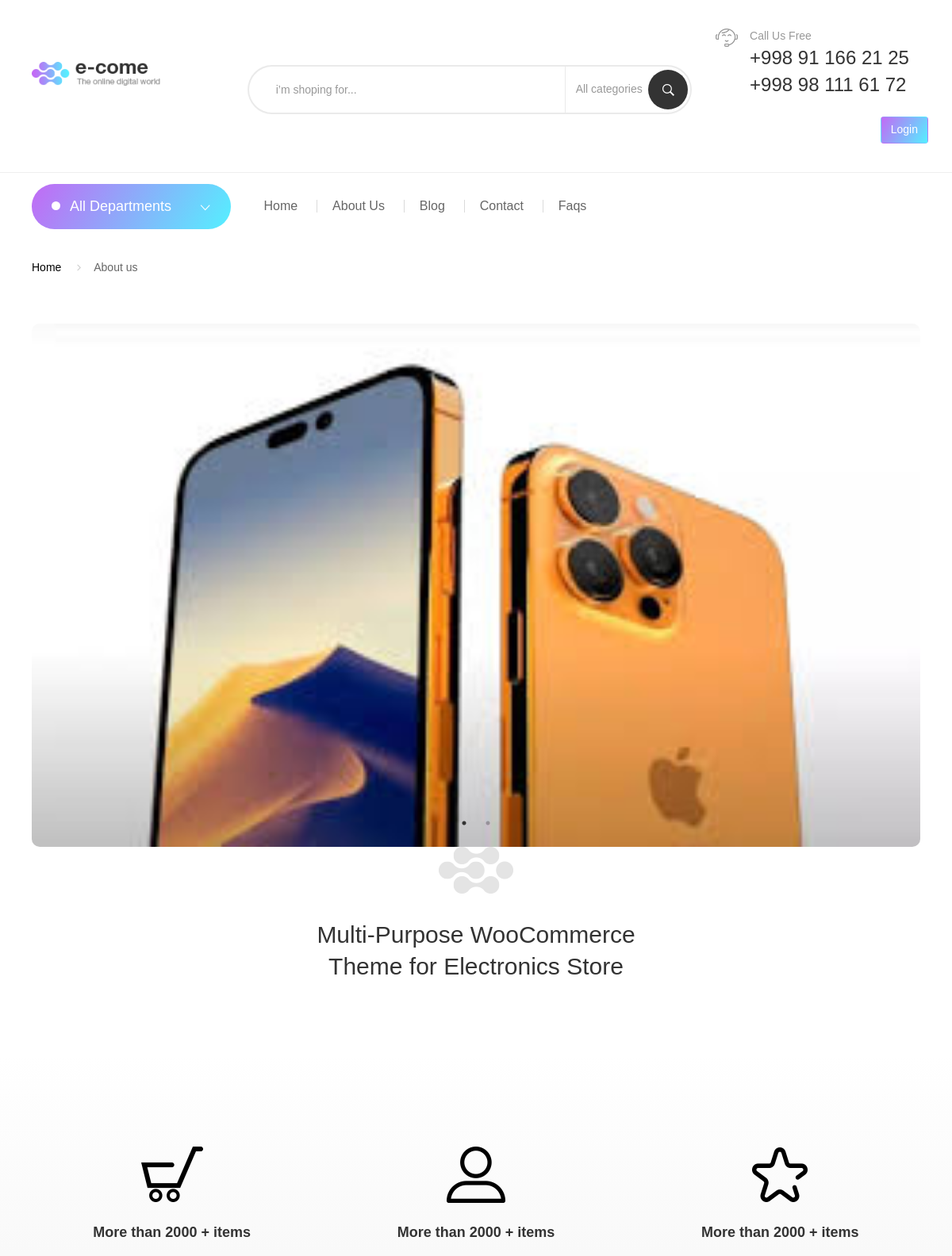
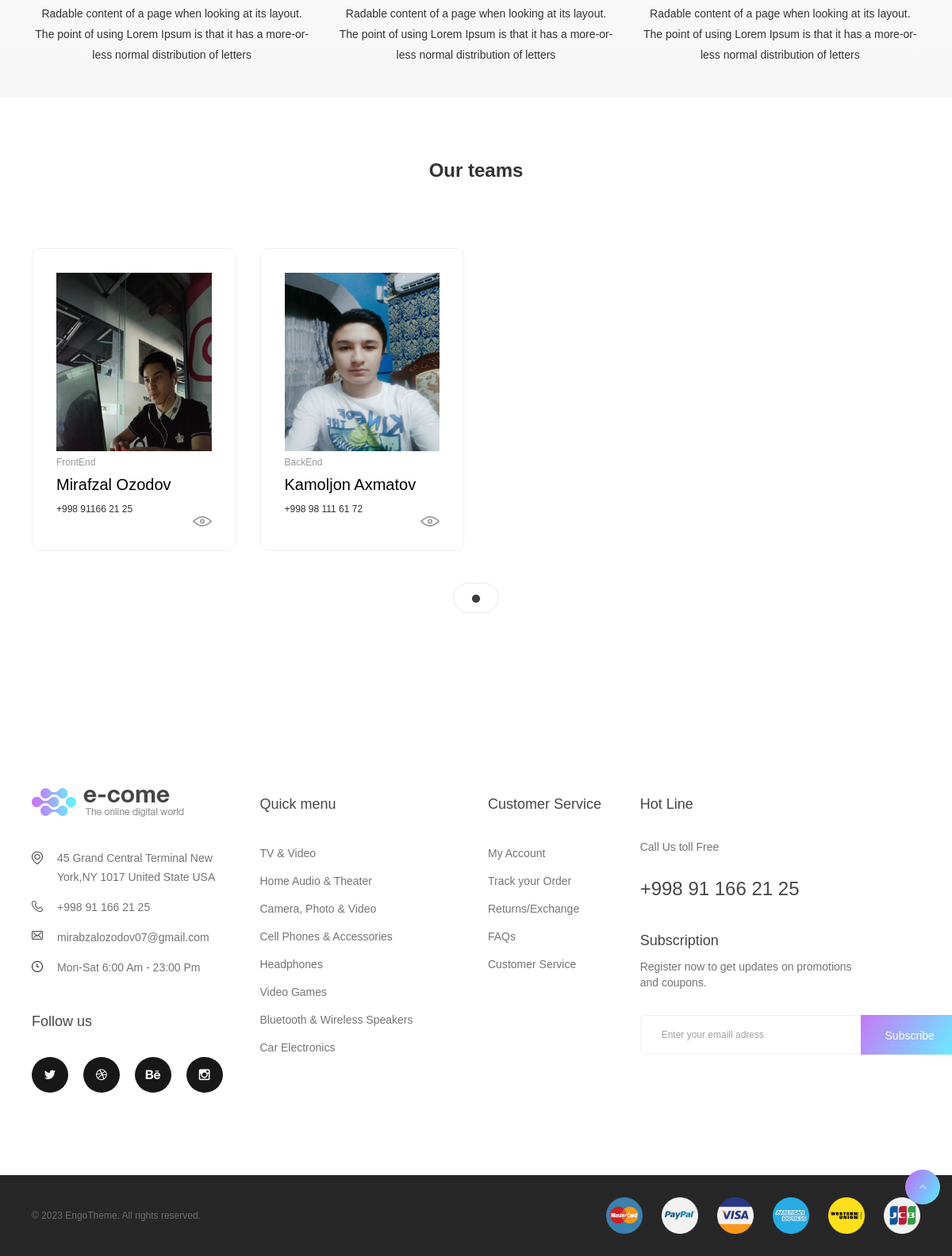
The page /about/ on the database its author committed (2 pictures, top to bottom).
### about/models.py (models this page shows, shortened)
class CompanyFileModel (models.Model):
    image = models.FileField(name='image', upload_to='about/')
    title = models.CharField(name='title', blank=False, max_length=20)
    block = models.BooleanField(name='block', blank=True, default=True)
    created_at = models.DateTimeField(name='created_at', blank=True, auto_now=True)
    def get_req (self):
        return self

class CompanyMemberModel (models.Model):
    image = models.ImageField(name='image', upload_to='about/')
    job = models.CharField(name='job', blank=True, max_length=20)
    phone = models.CharField(name='phone', blank=True, max_length=25)
    email = models.EmailField(name='email', blank=True, max_length=30)
    block = models.BooleanField(name='block', blank=True, default=True)
    last_name = models.CharField(name='last_name', blank=True, max_length=30)
    first_name = models.CharField(name='first_name', blank=True, max_length=40)
    created_at = models.DateTimeField(name='created_at', blank=True, auto_now=True)
    def get_req (self):
        return self

### about/views.py (the view)
# urls.py: path('', UserAboutView.as_view(), name='about'),
class UserAboutView (ListView):
    model = CompanyFileModel
    template_name = 'user/about.html'
    def get (self, request: HttpRequest, *args: Any, **kwargs: Any) -> HttpResponse:
        companyFiles = CompanyFileModel.objects.all()
        companyMembers = CompanyMemberModel.objects.all()
        CFL = []
        CML = []
        for i in companyFiles:
            CFL.append(CompanyFileModel.get_req(i))
        for i in companyMembers:
            CML.append(CompanyMemberModel.get_req(i))
        return render(request, self.template_name, {'files': CFL, 'members': CML})

### config/context-processors.py (called while the page is built)
def context (request):
    product_images = ProductImageModel.objects.filter(block=False)
    basket = BasketModel.objects.filter(is_delete=False).order_by('-created_at')
    all_categories = CategoryModel.objects.filter(block=False).order_by('-created_at')
    total_count = 0
    total_price = 0
    for i in basket:
        total_count = total_count + i.count
        total_price = total_price + i.price
    return {
        'basket': basket,
        'total_count': total_count,
        'total_price': total_price,
        'product_images': product_images,
        'all_categories': all_categories,
        'nav_categories': all_categories[:10],
    }

### templates/user/about.html (shortened to what this page needs)
{% extends 'user/base.html' %}
{% load static %}
{% block content %}
<div class="wrappage">
    <div class="container container-240">
        <ul class="breadcrumb">
            <li><a href="{% url 'index' %}">Home</a></li>
            <li class="active">About us</li>
        </ul>
    </div>
    <div class="aboutus">
        <div class="all-s" style="width: 100%;">
            <div class="container container-240">
                <div class="row">
                    <div class="col-lg-12 col-md-12 col-sm-12 col-xs-12 set-flex ">
                        <div class="slide-home3">
                            <div class="e-slide v2 js-slider-3items">
                                {% for file in files %}
                                {% if file.image.url|slice:'-3:' != "mp4" %}
                                <div class="e-slide-img">
                                    <a href="#">
                                        <img class="response_file" src="{{ file.image.url }}" alt="">
                                    </a>
                                </div>
                                {% endif %}
                                {% endfor %}
                            </div>
                        </div>
                    </div>
                </div>
            </div>
        </div>
        <div class="about-content">
            <div class="container container-240">
                <div class="entry-inside v4 text-center">
                    <img src="{% static 'img/single/simple_icon.png' %}" alt="">
                    <h1 class="entry-title v2 spc">Multi-Purpose WooCommerce Theme for Electronics Store </h1>
                </div>
            </div>
            <div class="bg-gradient">
                <div class="container container-240">
                    <div class="row pd2">
                        <div class="col-xs-12 col-sm-4 col-md-4">
                            <div class="about-element text-center">
                                <img src="{% static 'img/about/icon1.png' %}" alt="">
                                <h3 class="about-title v2">More than 2000 + items</h3>
                                <p class="about-desc">Radable content of a page when looking at its layout. The point of
                                    using Lorem Ipsum is that it has a more-or-less normal distribution of letters</p>
                            </div>
                        </div>
                        <div class="col-xs-12 col-sm-4 col-md-4">
                            <div class="about-element text-center">
                                <img src="{% static 'img/about/icon2.png' %}" alt="">
                                <h3 class="about-title v2">More than 2000 + items</h3>
                                <p class="about-desc">Radable content of a page when looking at its layout. The point of
                                    using Lorem Ipsum is that it has a more-or-less normal distribution of letters</p>
                            </div>
                        </div>
                        <div class="col-xs-12 col-sm-4 col-md-4">
                            <div class="about-element text-center">
                                <img src="{% static 'img/about/icon3.png' %}" alt="">
                                <h3 class="about-title v2">More than 2000 + items</h3>
                                <p class="about-desc">Radable content of a page when looking at its layout. The point of
                                    using Lorem Ipsum is that it has a more-or-less normal distribution of letters</p>
                            </div>
                        </div>
                    </div>
                </div>
            </div>
            <div class="container container-240">
                <div class="team">
                    <h1 class="about-title v3 spc text-center">Our teams</h1>
                    <div class="releases v2" style="padding-top: 0;">
                        <div class="tab-content">
                            <div id="tv2" class="tab-pane fade in active">
                                <div class="js-multiple-row2">
                                    {% for member in members %}
                                    <div class="product-item">
                                        <div class="pd-bd product-inner">
                                            <div class="product-img">
                                                <a href="#">
                                                    <img src="{{ member.image.url }}" alt=""
                                                        class="img-reponsive" width="225px" height="225px">
                                                </a>
                                            </div>
                                            <div class="product-info">
                                                <div class="element-list element-list-middle">
                                                    <p class="product-cate">{{member.job}}</p>
                                                    <h3 class="product-title">
                                                        <a href="#" style="font-size: 20px;">{{member.first_name}} {{member.last_name}}</a>
                                                    </h3>
                                                    <p style="font-size: 12px;">{{member.phone}}</p>
                                                    <div class="product-bottom">
                                                        <a href="#" class="btn-icon btn-view">
                                                            <span class="icon-bg icon-view"></span>
                                                        </a>
                                                    </div>
                                                </div>
                                            </div>
                                        </div>
                                    </div>
                                    {% endfor %}
                                </div>
                            </div>
                        </div>
                    </div>
                </div>
            </div>
        </div>
    </div>
</div>
{% endblock %}

### static/css/utils.css (style rules this page uses)
@media (min-width: 1025px) { .response_file { height: 660px; } }

### rows shown on the page
CompanyFileModel: image (picture)
CompanyMemberModel: image (picture), job "FrontEnd", first_name "Mirafzal", last_name "Ozodov", phone "+998 91166 21 25"
CompanyMemberModel: image (picture), job "BackEnd", first_name "Kamoljon", last_name "Axmatov", phone "+998 98 111 61 72"
